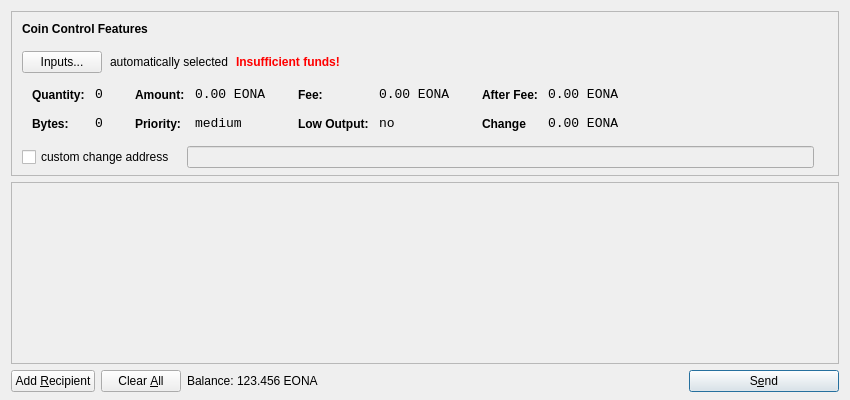
<?xml version="1.0" encoding="UTF-8"?>
<ui version="4.0">
 <class>SendCoinsDialog</class>
 <widget class="QDialog" name="SendCoinsDialog">
  <property name="geometry">
   <rect>
    <x>0</x>
    <y>0</y>
    <width>850</width>
    <height>400</height>
   </rect>
  </property>
  <property name="windowTitle">
   <string>Send Coins</string>
  </property>
  <layout class="QVBoxLayout" name="verticalLayout" stretch="0,1,0">
   <property name="bottomMargin">
    <number>8</number>
   </property>
   <item>
    <widget class="QFrame" name="frameCoinControl">
     <property name="sizePolicy">
      <sizepolicy hsizetype="Expanding" vsizetype="Expanding">
       <horstretch>0</horstretch>
       <verstretch>0</verstretch>
      </sizepolicy>
     </property>
     <property name="maximumSize">
      <size>
       <width>16777215</width>
       <height>16777215</height>
      </size>
     </property>
     <property name="frameShape">
      <enum>QFrame::StyledPanel</enum>
     </property>
     <property name="frameShadow">
      <enum>QFrame::Sunken</enum>
     </property>
     <layout class="QVBoxLayout" name="verticalLayoutCoinControl2">
      <property name="spacing">
       <number>-1</number>
      </property>
      <property name="leftMargin">
       <number>0</number>
      </property>
      <property name="topMargin">
       <number>0</number>
      </property>
      <property name="rightMargin">
       <number>0</number>
      </property>
      <property name="bottomMargin">
       <number>6</number>
      </property>
      <item>
       <layout class="QVBoxLayout" name="verticalLayoutCoinControl" stretch="0,0,0,0,1">
        <property name="spacing">
         <number>0</number>
        </property>
        <property name="leftMargin">
         <number>10</number>
        </property>
        <property name="topMargin">
         <number>10</number>
        </property>
        <item>
         <layout class="QHBoxLayout" name="horizontalLayoutCoinControl1">
          <property name="bottomMargin">
           <number>15</number>
          </property>
          <item>
           <widget class="QLabel" name="labelCoinControlFeatures">
            <property name="sizePolicy">
             <sizepolicy hsizetype="Preferred" vsizetype="Maximum">
              <horstretch>0</horstretch>
              <verstretch>0</verstretch>
             </sizepolicy>
            </property>
            <property name="font">
             <font>
              <weight>75</weight>
              <bold>true</bold>
             </font>
            </property>
            <property name="styleSheet">
             <string notr="true">font-weight:bold;</string>
            </property>
            <property name="text">
             <string>Coin Control Features</string>
            </property>
           </widget>
          </item>
         </layout>
        </item>
        <item>
         <layout class="QHBoxLayout" name="horizontalLayoutCoinControl2" stretch="0,0,0,0">
          <property name="spacing">
           <number>8</number>
          </property>
          <property name="bottomMargin">
           <number>10</number>
          </property>
          <item>
           <widget class="QPushButton" name="pushButtonCoinControl">
            <property name="styleSheet">
             <string notr="true"/>
            </property>
            <property name="text">
             <string>Inputs...</string>
            </property>
           </widget>
          </item>
          <item>
           <widget class="QLabel" name="labelCoinControlAutomaticallySelected">
            <property name="text">
             <string>automatically selected</string>
            </property>
            <property name="margin">
             <number>5</number>
            </property>
           </widget>
          </item>
          <item>
           <widget class="QLabel" name="labelCoinControlInsuffFunds">
            <property name="font">
             <font>
              <weight>75</weight>
              <bold>true</bold>
             </font>
            </property>
            <property name="styleSheet">
             <string notr="true">color:red;font-weight:bold;</string>
            </property>
            <property name="text">
             <string>Insufficient funds!</string>
            </property>
            <property name="margin">
             <number>5</number>
            </property>
           </widget>
          </item>
          <item>
           <spacer name="horizontalSpacerCoinControl">
            <property name="orientation">
             <enum>Qt::Horizontal</enum>
            </property>
            <property name="sizeHint" stdset="0">
             <size>
              <width>40</width>
              <height>1</height>
             </size>
            </property>
           </spacer>
          </item>
         </layout>
        </item>
        <item>
         <widget class="QWidget" name="widgetCoinControl" native="true">
          <property name="sizePolicy">
           <sizepolicy hsizetype="Preferred" vsizetype="Preferred">
            <horstretch>0</horstretch>
            <verstretch>0</verstretch>
           </sizepolicy>
          </property>
          <property name="minimumSize">
           <size>
            <width>0</width>
            <height>0</height>
           </size>
          </property>
          <property name="styleSheet">
           <string notr="true"/>
          </property>
          <layout class="QHBoxLayout" name="horizontalLayoutCoinControl5">
           <property name="margin">
            <number>0</number>
           </property>
           <item>
            <layout class="QHBoxLayout" name="horizontalLayoutCoinControl3" stretch="0,0,0,1">
             <property name="spacing">
              <number>20</number>
             </property>
             <property name="topMargin">
              <number>0</number>
             </property>
             <property name="bottomMargin">
              <number>10</number>
             </property>
             <item>
              <layout class="QFormLayout" name="formLayoutCoinControl1">
               <property name="horizontalSpacing">
                <number>10</number>
               </property>
               <property name="verticalSpacing">
                <number>14</number>
               </property>
               <property name="leftMargin">
                <number>10</number>
               </property>
               <property name="topMargin">
                <number>4</number>
               </property>
               <property name="rightMargin">
                <number>6</number>
               </property>
               <item row="0" column="0">
                <widget class="QLabel" name="labelCoinControlQuantityText">
                 <property name="styleSheet">
                  <string notr="true">font-weight:bold;</string>
                 </property>
                 <property name="text">
                  <string>Quantity:</string>
                 </property>
                 <property name="margin">
                  <number>0</number>
                 </property>
                </widget>
               </item>
               <item row="0" column="1">
                <widget class="QLabel" name="labelCoinControlQuantity">
                 <property name="font">
                  <font>
                   <family>Monospace</family>
                   <pointsize>10</pointsize>
                  </font>
                 </property>
                 <property name="cursor">
                  <cursorShape>IBeamCursor</cursorShape>
                 </property>
                 <property name="contextMenuPolicy">
                  <enum>Qt::ActionsContextMenu</enum>
                 </property>
                 <property name="text">
                  <string>0</string>
                 </property>
                 <property name="margin">
                  <number>0</number>
                 </property>
                 <property name="textInteractionFlags">
                  <set>Qt::LinksAccessibleByMouse|Qt::TextSelectableByKeyboard|Qt::TextSelectableByMouse</set>
                 </property>
                </widget>
               </item>
               <item row="1" column="0">
                <widget class="QLabel" name="labelCoinControlBytesText">
                 <property name="styleSheet">
                  <string notr="true">font-weight:bold;</string>
                 </property>
                 <property name="text">
                  <string>Bytes:</string>
                 </property>
                </widget>
               </item>
               <item row="1" column="1">
                <widget class="QLabel" name="labelCoinControlBytes">
                 <property name="font">
                  <font>
                   <family>Monospace</family>
                   <pointsize>10</pointsize>
                  </font>
                 </property>
                 <property name="cursor">
                  <cursorShape>IBeamCursor</cursorShape>
                 </property>
                 <property name="contextMenuPolicy">
                  <enum>Qt::ActionsContextMenu</enum>
                 </property>
                 <property name="text">
                  <string>0</string>
                 </property>
                 <property name="textInteractionFlags">
                  <set>Qt::LinksAccessibleByMouse|Qt::TextSelectableByKeyboard|Qt::TextSelectableByMouse</set>
                 </property>
                </widget>
               </item>
              </layout>
             </item>
             <item>
              <layout class="QFormLayout" name="formLayoutCoinControl2">
               <property name="horizontalSpacing">
                <number>10</number>
               </property>
               <property name="verticalSpacing">
                <number>14</number>
               </property>
               <property name="leftMargin">
                <number>6</number>
               </property>
               <property name="topMargin">
                <number>4</number>
               </property>
               <property name="rightMargin">
                <number>6</number>
               </property>
               <item row="0" column="0">
                <widget class="QLabel" name="labelCoinControlAmountText">
                 <property name="styleSheet">
                  <string notr="true">font-weight:bold;</string>
                 </property>
                 <property name="text">
                  <string>Amount:</string>
                 </property>
                 <property name="margin">
                  <number>0</number>
                 </property>
                </widget>
               </item>
               <item row="0" column="1">
                <widget class="QLabel" name="labelCoinControlAmount">
                 <property name="font">
                  <font>
                   <family>Monospace</family>
                   <pointsize>10</pointsize>
                  </font>
                 </property>
                 <property name="cursor">
                  <cursorShape>IBeamCursor</cursorShape>
                 </property>
                 <property name="contextMenuPolicy">
                  <enum>Qt::ActionsContextMenu</enum>
                 </property>
                 <property name="text">
                  <string>0.00 EONA</string>
                 </property>
                 <property name="textInteractionFlags">
                  <set>Qt::LinksAccessibleByMouse|Qt::TextSelectableByKeyboard|Qt::TextSelectableByMouse</set>
                 </property>
                </widget>
               </item>
               <item row="1" column="0">
                <widget class="QLabel" name="labelCoinControlPriorityText">
                 <property name="styleSheet">
                  <string notr="true">font-weight:bold;</string>
                 </property>
                 <property name="text">
                  <string>Priority:</string>
                 </property>
                </widget>
               </item>
               <item row="1" column="1">
                <widget class="QLabel" name="labelCoinControlPriority">
                 <property name="font">
                  <font>
                   <family>Monospace</family>
                   <pointsize>10</pointsize>
                  </font>
                 </property>
                 <property name="cursor">
                  <cursorShape>IBeamCursor</cursorShape>
                 </property>
                 <property name="contextMenuPolicy">
                  <enum>Qt::ActionsContextMenu</enum>
                 </property>
                 <property name="text">
                  <string>medium</string>
                 </property>
                 <property name="textInteractionFlags">
                  <set>Qt::LinksAccessibleByMouse|Qt::TextSelectableByKeyboard|Qt::TextSelectableByMouse</set>
                 </property>
                </widget>
               </item>
              </layout>
             </item>
             <item>
              <layout class="QFormLayout" name="formLayoutCoinControl3">
               <property name="horizontalSpacing">
                <number>10</number>
               </property>
               <property name="verticalSpacing">
                <number>14</number>
               </property>
               <property name="leftMargin">
                <number>6</number>
               </property>
               <property name="topMargin">
                <number>4</number>
               </property>
               <property name="rightMargin">
                <number>6</number>
               </property>
               <item row="0" column="0">
                <widget class="QLabel" name="labelCoinControlFeeText">
                 <property name="styleSheet">
                  <string notr="true">font-weight:bold;</string>
                 </property>
                 <property name="text">
                  <string>Fee:</string>
                 </property>
                 <property name="margin">
                  <number>0</number>
                 </property>
                </widget>
               </item>
               <item row="0" column="1">
                <widget class="QLabel" name="labelCoinControlFee">
                 <property name="font">
                  <font>
                   <family>Monospace</family>
                   <pointsize>10</pointsize>
                  </font>
                 </property>
                 <property name="cursor">
                  <cursorShape>IBeamCursor</cursorShape>
                 </property>
                 <property name="contextMenuPolicy">
                  <enum>Qt::ActionsContextMenu</enum>
                 </property>
                 <property name="text">
                  <string>0.00 EONA</string>
                 </property>
                 <property name="textInteractionFlags">
                  <set>Qt::LinksAccessibleByMouse|Qt::TextSelectableByKeyboard|Qt::TextSelectableByMouse</set>
                 </property>
                </widget>
               </item>
               <item row="1" column="0">
                <widget class="QLabel" name="labelCoinControlLowOutputText">
                 <property name="styleSheet">
                  <string notr="true">font-weight:bold;</string>
                 </property>
                 <property name="text">
                  <string>Low Output:</string>
                 </property>
                </widget>
               </item>
               <item row="1" column="1">
                <widget class="QLabel" name="labelCoinControlLowOutput">
                 <property name="font">
                  <font>
                   <family>Monospace</family>
                   <pointsize>10</pointsize>
                  </font>
                 </property>
                 <property name="cursor">
                  <cursorShape>IBeamCursor</cursorShape>
                 </property>
                 <property name="contextMenuPolicy">
                  <enum>Qt::ActionsContextMenu</enum>
                 </property>
                 <property name="text">
                  <string>no</string>
                 </property>
                 <property name="textInteractionFlags">
                  <set>Qt::LinksAccessibleByMouse|Qt::TextSelectableByKeyboard|Qt::TextSelectableByMouse</set>
                 </property>
                </widget>
               </item>
              </layout>
             </item>
             <item>
              <layout class="QFormLayout" name="formLayoutCoinControl4">
               <property name="horizontalSpacing">
                <number>10</number>
               </property>
               <property name="verticalSpacing">
                <number>14</number>
               </property>
               <property name="leftMargin">
                <number>6</number>
               </property>
               <property name="topMargin">
                <number>4</number>
               </property>
               <property name="rightMargin">
                <number>6</number>
               </property>
               <item row="0" column="0">
                <widget class="QLabel" name="labelCoinControlAfterFeeText">
                 <property name="styleSheet">
                  <string notr="true">font-weight:bold;</string>
                 </property>
                 <property name="text">
                  <string>After Fee:</string>
                 </property>
                 <property name="margin">
                  <number>0</number>
                 </property>
                </widget>
               </item>
               <item row="0" column="1">
                <widget class="QLabel" name="labelCoinControlAfterFee">
                 <property name="font">
                  <font>
                   <family>Monospace</family>
                   <pointsize>10</pointsize>
                  </font>
                 </property>
                 <property name="cursor">
                  <cursorShape>IBeamCursor</cursorShape>
                 </property>
                 <property name="contextMenuPolicy">
                  <enum>Qt::ActionsContextMenu</enum>
                 </property>
                 <property name="text">
                  <string>0.00 EONA</string>
                 </property>
                 <property name="textInteractionFlags">
                  <set>Qt::LinksAccessibleByMouse|Qt::TextSelectableByKeyboard|Qt::TextSelectableByMouse</set>
                 </property>
                </widget>
               </item>
               <item row="1" column="0">
                <widget class="QLabel" name="labelCoinControlChangeText">
                 <property name="styleSheet">
                  <string notr="true">font-weight:bold;</string>
                 </property>
                 <property name="text">
                  <string>Change</string>
                 </property>
                </widget>
               </item>
               <item row="1" column="1">
                <widget class="QLabel" name="labelCoinControlChange">
                 <property name="font">
                  <font>
                   <family>Monospace</family>
                   <pointsize>10</pointsize>
                  </font>
                 </property>
                 <property name="cursor">
                  <cursorShape>IBeamCursor</cursorShape>
                 </property>
                 <property name="contextMenuPolicy">
                  <enum>Qt::ActionsContextMenu</enum>
                 </property>
                 <property name="text">
                  <string>0.00 EONA</string>
                 </property>
                 <property name="textInteractionFlags">
                  <set>Qt::LinksAccessibleByMouse|Qt::TextSelectableByKeyboard|Qt::TextSelectableByMouse</set>
                 </property>
                </widget>
               </item>
              </layout>
             </item>
            </layout>
           </item>
          </layout>
         </widget>
        </item>
        <item>
         <layout class="QHBoxLayout" name="horizontalLayoutCoinControl4" stretch="0,0,0">
          <property name="spacing">
           <number>12</number>
          </property>
          <property name="sizeConstraint">
           <enum>QLayout::SetDefaultConstraint</enum>
          </property>
          <property name="topMargin">
           <number>5</number>
          </property>
          <property name="rightMargin">
           <number>5</number>
          </property>
          <item>
           <widget class="QCheckBox" name="checkBoxCoinControlChange">
            <property name="text">
             <string>custom change address</string>
            </property>
           </widget>
          </item>
          <item>
           <widget class="QLineEdit" name="lineEditCoinControlChange">
            <property name="enabled">
             <bool>false</bool>
            </property>
            <property name="sizePolicy">
             <sizepolicy hsizetype="Expanding" vsizetype="Fixed">
              <horstretch>0</horstretch>
              <verstretch>0</verstretch>
             </sizepolicy>
            </property>
           </widget>
          </item>
          <item>
           <widget class="QLabel" name="labelCoinControlChangeLabel">
            <property name="sizePolicy">
             <sizepolicy hsizetype="Preferred" vsizetype="Expanding">
              <horstretch>0</horstretch>
              <verstretch>0</verstretch>
             </sizepolicy>
            </property>
            <property name="minimumSize">
             <size>
              <width>0</width>
              <height>0</height>
             </size>
            </property>
            <property name="text">
             <string/>
            </property>
            <property name="margin">
             <number>3</number>
            </property>
           </widget>
          </item>
         </layout>
        </item>
        <item>
         <spacer name="verticalSpacerCoinControl">
          <property name="orientation">
           <enum>Qt::Vertical</enum>
          </property>
          <property name="sizeHint" stdset="0">
           <size>
            <width>800</width>
            <height>1</height>
           </size>
          </property>
         </spacer>
        </item>
       </layout>
      </item>
     </layout>
    </widget>
   </item>
   <item>
    <widget class="QScrollArea" name="scrollArea">
     <property name="widgetResizable">
      <bool>true</bool>
     </property>
     <widget class="QWidget" name="scrollAreaWidgetContents">
      <property name="geometry">
       <rect>
        <x>0</x>
        <y>0</y>
        <width>830</width>
        <height>165</height>
       </rect>
      </property>
      <layout class="QVBoxLayout" name="verticalLayout_2">
       <property name="margin">
        <number>0</number>
       </property>
       <item>
        <layout class="QVBoxLayout" name="entries">
         <property name="spacing">
          <number>6</number>
         </property>
        </layout>
       </item>
       <item>
        <spacer name="verticalSpacer">
         <property name="orientation">
          <enum>Qt::Vertical</enum>
         </property>
         <property name="sizeHint" stdset="0">
          <size>
           <width>20</width>
           <height>40</height>
          </size>
         </property>
        </spacer>
       </item>
      </layout>
     </widget>
    </widget>
   </item>
   <item>
    <layout class="QHBoxLayout" name="horizontalLayout">
     <item>
      <widget class="QPushButton" name="addButton">
       <property name="toolTip">
        <string>Send to multiple recipients at once</string>
       </property>
       <property name="text">
        <string>Add &amp;Recipient</string>
       </property>
       <property name="autoDefault">
        <bool>false</bool>
       </property>
      </widget>
     </item>
     <item>
      <widget class="QPushButton" name="clearButton">
       <property name="sizePolicy">
        <sizepolicy hsizetype="Minimum" vsizetype="Fixed">
         <horstretch>0</horstretch>
         <verstretch>0</verstretch>
        </sizepolicy>
       </property>
       <property name="toolTip">
        <string>Remove all transaction fields</string>
       </property>
       <property name="text">
        <string>Clear &amp;All</string>
       </property>
       <property name="autoRepeatDelay">
        <number>300</number>
       </property>
       <property name="autoDefault">
        <bool>false</bool>
       </property>
      </widget>
     </item>
     <item>
      <layout class="QHBoxLayout" name="horizontalLayout_2">
       <property name="spacing">
        <number>3</number>
       </property>
       <item>
        <widget class="QLabel" name="label">
         <property name="sizePolicy">
          <sizepolicy hsizetype="Preferred" vsizetype="Fixed">
           <horstretch>0</horstretch>
           <verstretch>0</verstretch>
          </sizepolicy>
         </property>
         <property name="text">
          <string>Balance:</string>
         </property>
        </widget>
       </item>
       <item>
        <widget class="QLabel" name="labelBalance">
         <property name="sizePolicy">
          <sizepolicy hsizetype="Preferred" vsizetype="Fixed">
           <horstretch>0</horstretch>
           <verstretch>0</verstretch>
          </sizepolicy>
         </property>
         <property name="cursor">
          <cursorShape>IBeamCursor</cursorShape>
         </property>
         <property name="text">
          <string>123.456 EONA</string>
         </property>
         <property name="textInteractionFlags">
          <set>Qt::LinksAccessibleByMouse|Qt::TextSelectableByKeyboard|Qt::TextSelectableByMouse</set>
         </property>
        </widget>
       </item>
      </layout>
     </item>
     <item>
      <spacer name="horizontalSpacer">
       <property name="orientation">
        <enum>Qt::Horizontal</enum>
       </property>
       <property name="sizeHint" stdset="0">
        <size>
         <width>40</width>
         <height>20</height>
        </size>
       </property>
      </spacer>
     </item>
     <item>
      <widget class="QPushButton" name="sendButton">
       <property name="minimumSize">
        <size>
         <width>150</width>
         <height>0</height>
        </size>
       </property>
       <property name="toolTip">
        <string>Confirm the send action</string>
       </property>
       <property name="text">
        <string>S&amp;end</string>
       </property>
       <property name="icon">
        <iconset resource="../bitcoin.qrc">
         <normaloff>:/icons/send</normaloff>:/icons/send</iconset>
       </property>
       <property name="default">
        <bool>true</bool>
       </property>
      </widget>
     </item>
    </layout>
   </item>
  </layout>
 </widget>
 <resources>
  <include location="../bitcoin.qrc"/>
 </resources>
 <connections/>
</ui>
